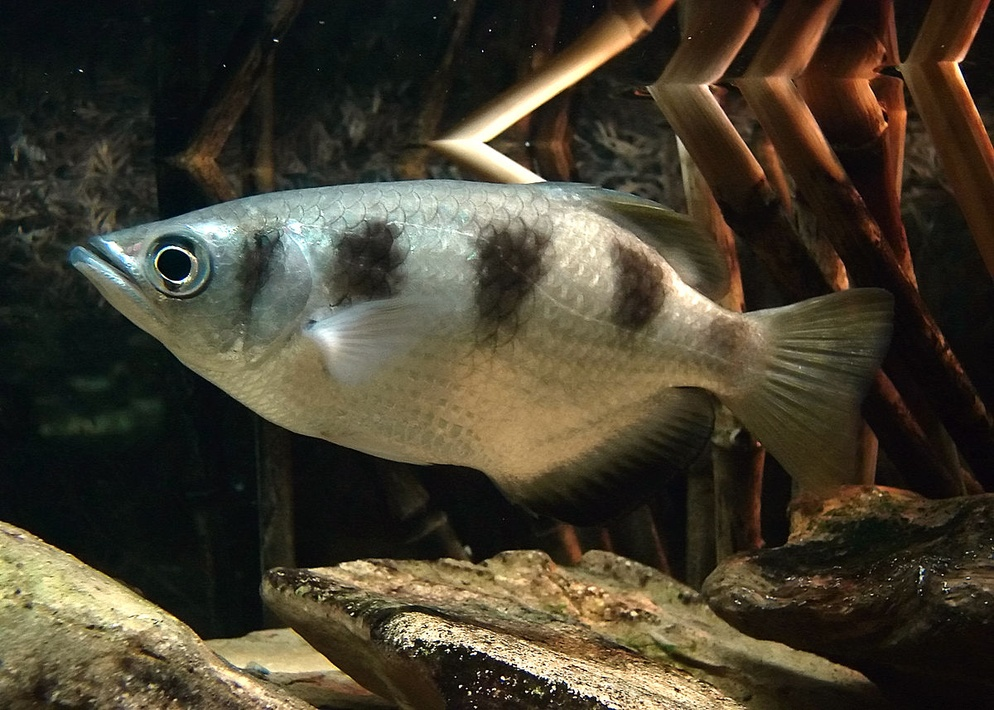
#> input picture archerfishtest.jpg, 994 x 710 px, shrunk from 1200 x 857 before the run
$ python simple_thresholding.py --image archerfishtest.jpg
#> lines starting #> are read from the running program, lines starting #| are printed output that depends on the picture; after the words box and inside, x2 and y2 are one past the last pixel; in counts of white or black regions, pixels touching at a corner belong together
import numpy as np
import argparse
import cv2

ap = argparse.ArgumentParser()
ap.add_argument("-i", "--image", required = True, help = "Path to the image")
args = vars(ap.parse_args())

image = cv2.imread(args["image"])
#> image is the input picture: shape (710, 994, 3); mean B, G, R 47.3, 63.1, 69.6
image = cv2.cvtColor(image, cv2.COLOR_BGR2GRAY)
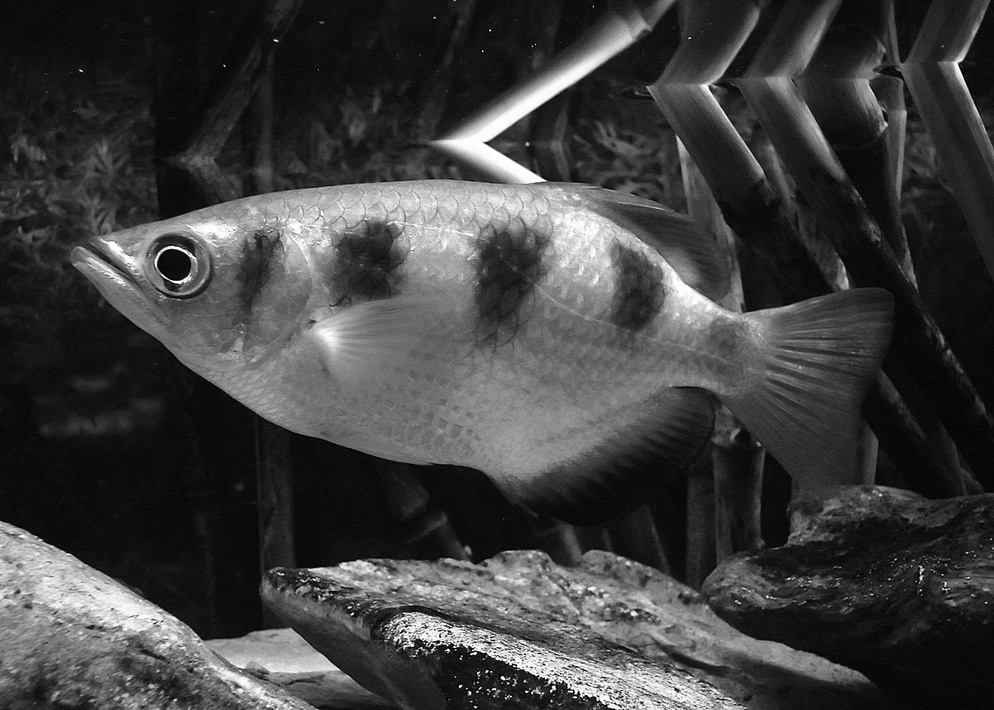
#> image: shape (710, 994); min 0, max 255, mean 63.2
# apply gaussian blur with sigma = 5 radius
# this helps remove some of the high frequency edges
blurred = cv2.GaussianBlur(image, (5, 5), 0)
cv2.imshow("Image", image)
cv2.waitKey(0)
# Anything greater than T is set to the max, otherwise set to 0
#                   grayscale image, T  , max, thresholding method
(T, thresh) = cv2.threshold(blurred, 155, 255, cv2.THRESH_BINARY)
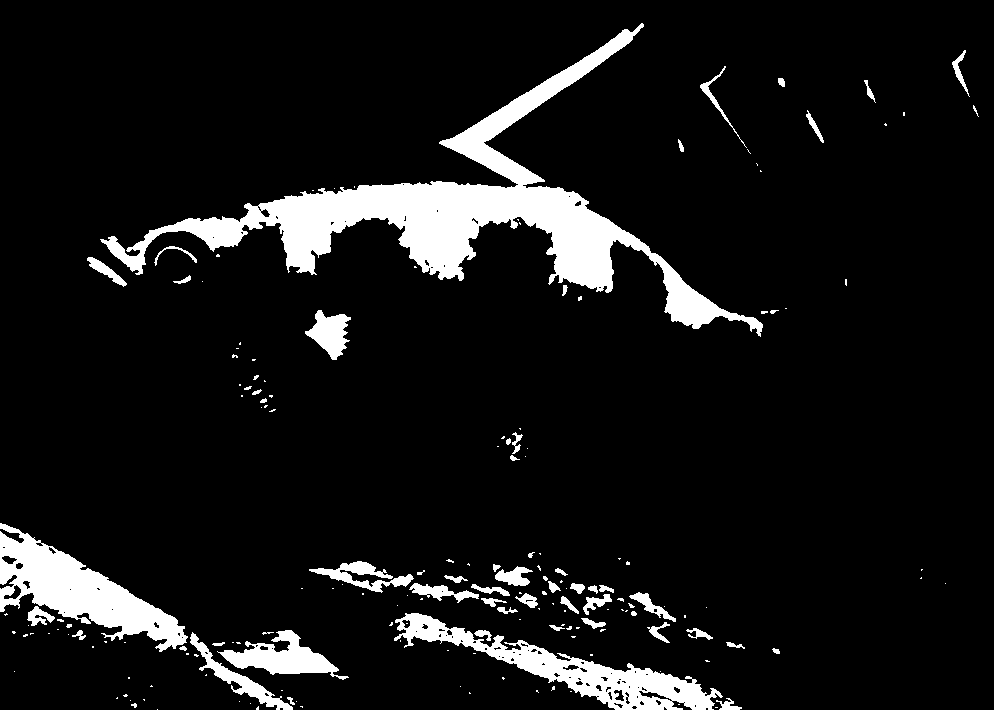
#> thresh: shape (710, 994); 8.7% white; 179 white regions (122 under 20 px), largest, box (x1, y1, x2, y2) and area: (100, 23, 763, 337) 31403, (0, 523, 188, 652) 9051, (394, 613, 723, 710) 7852
# returns value of T and the image ^
cv2.imshow("Threshold Binary", thresh)
cv2.waitKey(0)
(T, threshInv) = cv2.threshold(blurred, 155, 255, cv2.THRESH_BINARY_INV)
cv2.imshow("Threshold Binary INV", threshInv)
cv2.waitKey(0)
